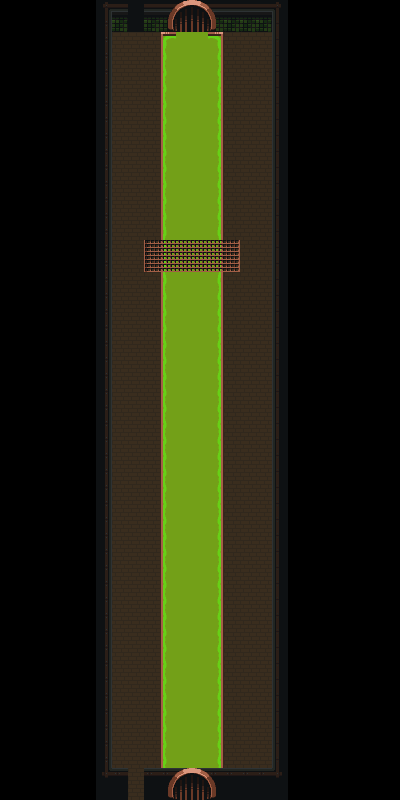

A 2D game scene composited from a Tiled map and its tileset images. What follows is a short description and the map's XML, with each tile layer's data collapsed to a summary:
An orthogonal 25x50 tile map with 16x16 px tiles, 6 tile layers (Floor, WallUpper, SideWalls, Decoration, ...).

<map version="1.10" tiledversion="1.10.0" orientation="orthogonal" renderorder="right-down" width="25" height="50" tilewidth="16" tileheight="16" infinite="0" nextlayerid="7" nextobjectid="1">
 <tileset firstgid="1" name="Tiles" tilewidth="16" tileheight="16" tilecount="294" columns="21">
  <image source="../../Decorations/yuriyx/Assets/Tiles.png" width="336" height="224" />
 </tileset>
 <layer id="2" name="Floor" width="25" height="50">
  <data>[1250 cells, 498 non-empty, 1 distinct tile ids]</data>
 </layer>
 <layer id="3" name="WallUpper" width="25" height="50">
  <data>[1250 cells, 20 non-empty, 3 distinct tile ids]</data>
 </layer>
 <layer id="4" name="SideWalls" width="25" height="50">
  <data>[1250 cells, 108 non-empty, 15 distinct tile ids]</data>
 </layer>
 <layer id="1" name="Decoration" width="25" height="50">
  <data>[1250 cells, 202 non-empty, 14 distinct tile ids]</data>
 </layer>
 <layer id="5" name="LowerWalls" width="25" height="50">
  <data>[1250 cells, 21 non-empty, 4 distinct tile ids]</data>
 </layer>
 <layer id="6" name="Decoration2" width="25" height="50">
  <data>[1250 cells, 24 non-empty, 13 distinct tile ids]</data>
 </layer>
</map>
